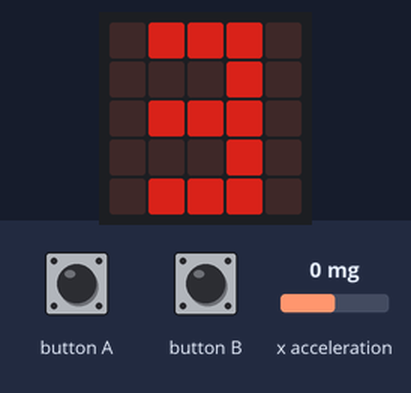
This program was run on a simulated BBC micro:bit running MicroPython. Shown: the board's 5×5 LED display. The test bench sets the inputs (shaded band); at power-on: x acceleration 0 mg. Dim RGB values are drawn brighter than linear; a reset restarts the program; the interpreter's speed is modelled, so counts of loop turns are approximate; the 48×5 strip is a reading aid, not a part: it shows the text the display is scrolling, unrolled, one strip-width of it at a time.

Above: at 0.15 s.
At 0.95 s:
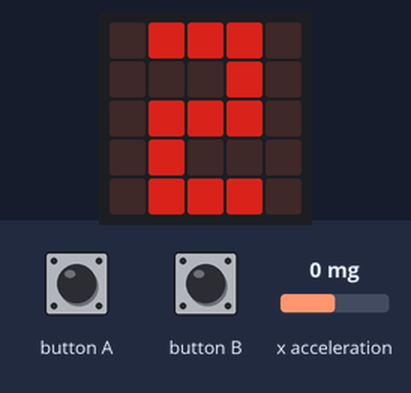
1.3 s: x acceleration set to -1440 mg
At 2.3 s:
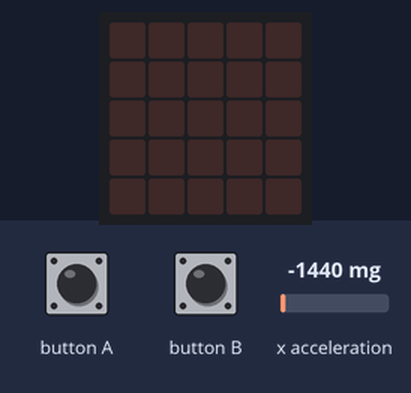

Measured:
- what the display in image 2 shows lasts 0.6 s, from 1.9 s to 2.5 s

The program:

main.py
```python
from microbit import *

# Images
numbers = ["05550:00050:05550:00050:05550",
           "05550:00050:05550:05000:05550",
           "00500:05500:00500:00500:05550"]

# Initialization
alive = True
player = [4.0,2.0]
enemyPath =  [[-2,i] for i in range(5)]
enemyPath += [[-1,i] for i in reversed(range(5))]
enemyPath += [[0,i] for i in range(5)]
enemyPath += [[1,i] for i in reversed(range(5))]
enemyPath += [[2,i] for i in range(5)]
enemyPath += [[3,i] for i in reversed(range(5))]
enemyPath += [[4,i] for i in range(5)]
moveThreshold = 0
enemies = [i for i in range(1,10)]
enemySpeed = 0.1
missiles = []
reloadWait = 0
score = 0
stage = 0

# Buttons initialization
releasedA = True
releasedB = True

# Get ready: 3...2...1
for number in numbers:
    display.show(Image(number))
    sleep(300)
    display.clear()
    sleep(500)

while alive:

    # Update player position
    jtilt = accelerometer.get_x()
    player[1] += + jtilt * 0.0005

    # Keep player inside the screen

    if player[1] < 0:
        player[1] = 0
    if player[1] > 4:
        player[1] = 4

    # Get button presses
    if button_a.is_pressed():
        if releasedA:
            1
            releasedA = False
    else:
        releasedA = True

    if button_b.is_pressed():
        if releasedB and reloadWait > 1.0: # Shoot
            missiles.append([int(player[0]), int(player[1])])
            releasedB = False
            reloadWait = 0
    else:
        releasedB = True

    reloadWait += 0.1

    # Update missile position
    deletions = []
    for i in range(len(missiles)):
         missiles[i][0] -= 0.25
         if missiles[i][0] < 0:
             deletions.append(i)

    # Delete missiles out of screen
    if len(deletions) > 0:
        deletions.sort(reverse=True)
    for i in deletions:
        missiles.pop(i)

    # Update enemies position
    moveThreshold += enemySpeed + stage * 0.03
    if int(moveThreshold) > 1.0:
        moveThreshold = 0
        for i in range(len(enemies)):
            enemies[i] += 1

    # Check if enemy has reached the ground
    for e in enemies:
        if e >= 30:
            alive = False
            break

    # Check missile collisions
    mdeletions = []
    edeletions = []
    for m in range(len(missiles)):
        for e in range(len(enemies)):
            if missiles[m] == enemyPath[enemies[e]]:
                mdeletions.append(m)
                edeletions.append(e)
                score += 1

    # Delete collided missiles and downed enemies
    if len(mdeletions) > 0:
        mdeletions.sort(reverse=True)
    for i in mdeletions:
        missiles.pop(i)

    if len(edeletions) > 0:
        edeletions.sort(reverse=True)
    for i in edeletions:
        enemies.pop(i)

    # Check if all enemies have been defeated
    if len(enemies) == 0:
        stage += 1
        enemies = [i for i in range(1,10)]

    # Render
    frame = [[0 for i in range(5)] for j in range(5)]

    frame[int(player[0])][int(player[1])] = 5

    for m in missiles:
        frame[int(m[0])][int(m[1])] = 5

    for e in enemies:
        if e > 9:
            frame[enemyPath[e][0]][enemyPath[e][1]] = 5

    for i in range(5):
        for j in range(5):
            display.set_pixel(j, i, frame[i][j])

# Game over
frame = [[0 for i in range(5)] for j in range(5)]
for e in enemies:
    if e > 9:
        frame[enemyPath[e][0]][enemyPath[e][1]] = 5

for i in range(10):
    for i in range(5):
        for j in range(5):
            display.set_pixel(j, i, frame[i][j])
    sleep(100)
    display.clear()
    sleep(100)

display.scroll("Score: " + str(score))
reset()
```
